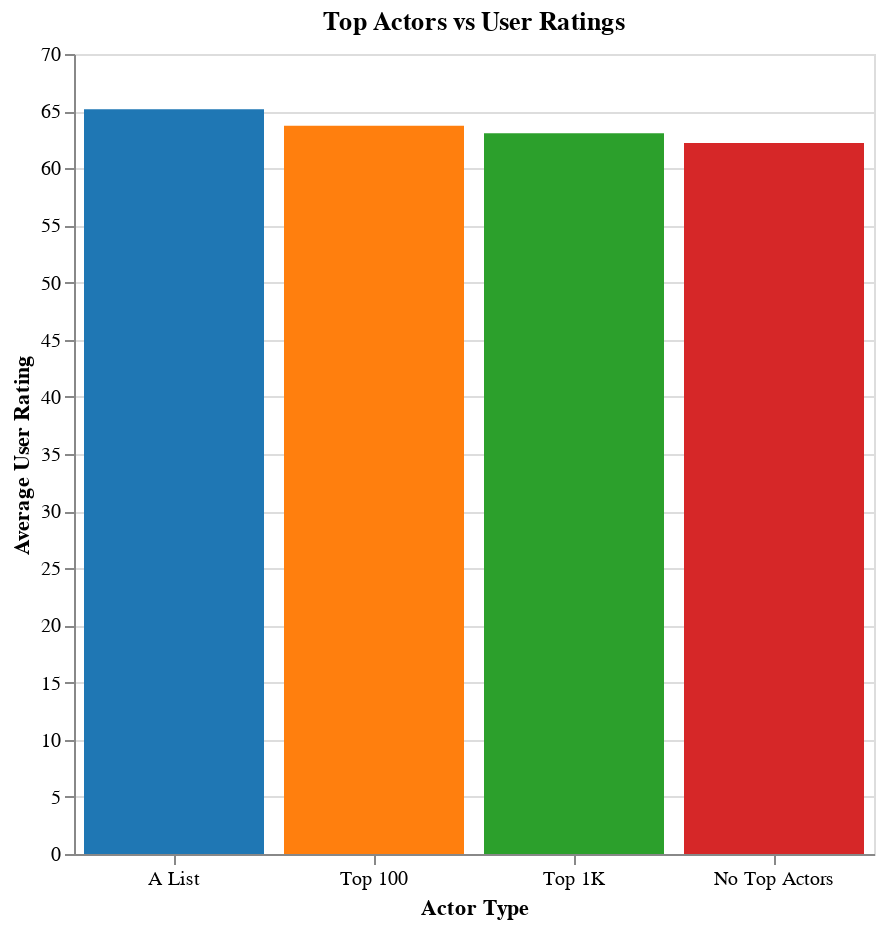

The code cell stored with this chart in its notebook:
### Code cell
'''
Top actors vs User_Ratings
'''
import pandas as pd
import altair as alt

# load data
data = pd.read_csv('data/master_dataset.csv')

# calculate average user rating for movies with A-list actors
alist_avg_rating = data[data['a_list'] == 1]['user_rating'].mean()

# calculate average user rating for movies with top 100 actors
top100_avg_rating = data[data['top_100'] == 1]['user_rating'].mean()

# calculate average user rating for movies with top 1k actors
top1k_avg_rating = data[data['top_1k'] == 1]['user_rating'].mean()

# calculate average user rating for movies without top actors
no_top_avg_rating = data[(data['a_list'] == 0) & (data['top_100'] == 0) & (data['top_1k'] == 0)]['user_rating'].mean()

# create a DataFrame to use for plotting
plot_data = pd.DataFrame({
    'actor_type': ['A List', 'Top 100', 'Top 1K', 'No Top Actors'],
    'average_rating': [alist_avg_rating, top100_avg_rating, top1k_avg_rating, no_top_avg_rating]
})

# create bar chart
chart = alt.Chart(plot_data).mark_bar().encode(
    x=alt.X('actor_type', title='Actor Type', axis=alt.Axis(labelAngle=0),sort=['A List', 'Top 100', 'Top 1K', 'No Top Actors']),
    y=alt.Y('average_rating', title='Average User Rating'),
    color=alt.Color('actor_type', legend=None, scale=alt.Scale(domain=['A List', 'Top 100', 'Top 1K', 'No Top Actors'], range=['#1f77b4', '#ff7f0e', '#2ca02c', '#d62728'])),
    tooltip=['actor_type:N', 'average_rating:Q']
).properties(
    title='Top Actors vs User Ratings',
    width=400,
    height=400
).interactive()


# display chart
chart.display()

### Figure 1 — Vega-Lite specification as saved in the notebook (floating-point values rounded to 4 significant figures)
{"config": {"view": {"continuousWidth": 400, "continuousHeight": 300}}, "data": {"name": "data-e4732a94cfdd7294f91568c82855b4ec"}, "mark": "bar", "encoding": {"color": {"field": "actor_type", "legend": null, "scale": {"domain": ["A List", "Top 100", "Top 1K", "No Top Actors"], "range": ["#1f77b4", "#ff7f0e", "#2ca02c", "#d62728"]}, "type": "nominal"}, "tooltip": [{"field": "actor_type", "type": "nominal"}, {"field": "average_rating", "type": "quantitative"}], "x": {"axis": {"labelAngle": 0}, "field": "actor_type", "sort": ["A List", "Top 100", "Top 1K", "No Top Actors"], "title": "Actor Type", "type": "nominal"}, "y": {"field": "average_rating", "title": "Average User Rating", "type": "quantitative"}}, "height": 400, "selection": {"selector034": {"type": "interval", "bind": "scales", "encodings": ["x", "y"]}}, "title": "Top Actors vs User Ratings", "width": 400, "$schema": "https://vega.github.io/schema/vega-lite/v4.17.0.json", "datasets": {"data-e4732a94cfdd7294f91568c82855b4ec": [{"actor_type": "A List", "average_rating": 65.17}, {"actor_type": "Top 100", "average_rating": 63.72}, {"actor_type": "Top 1K", "average_rating": 63.06}, {"actor_type": "No Top Actors", "average_rating": 62.22}]}}
